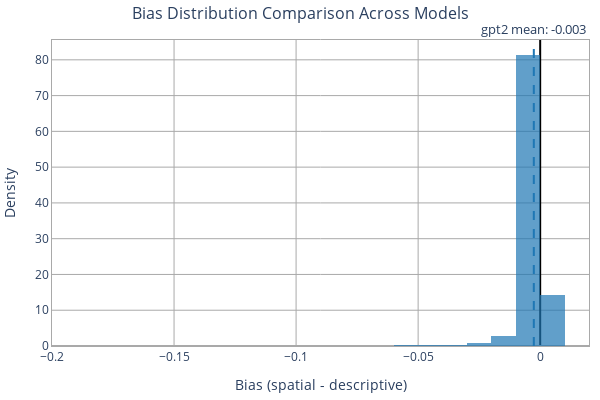

Source (notebook cell):
### Markdown cell above
## Plot 1: Bias Distribution Comparison

### Code cell
def plot_bias_distribution(model_data, bias_stats, width=600, height=400):
    """Plot bias distributions for all models."""
    fig = go.Figure()
    
    for idx, (model_name, data) in enumerate(model_data.items()):
        biases = data["bias"].values
        stats = bias_stats[model_name]
        
        # Add histogram
        fig.add_trace(go.Histogram(
            x=biases,
            name=model_name,
            marker_color=MODEL_COLORS[idx % len(MODEL_COLORS)],
            opacity=0.7,
            nbinsx=30,
            histnorm='probability density'
        ))
        
        # Add vertical line for mean
        fig.add_vline(
            x=stats["mean"], 
            line_dash="dash", 
            line_color=MODEL_COLORS[idx % len(MODEL_COLORS)],
            annotation_text=f"{model_name} mean: {stats['mean']:.3f}",
            annotation_position="top" if idx % 2 == 0 else "bottom"
        )
    
    fig.update_layout(
        width=width, height=height,
        plot_bgcolor='white',
        margin=dict(l=10, r=10, t=40, b=25),
        font=dict(size=13),
        title_text="Bias Distribution Comparison Across Models",
        title_font=dict(size=16), title_x=0.5, title_y=0.98,
        legend=dict(yanchor="top", y=0.98, xanchor="left", x=0.02,
                   bordercolor="darkgrey", borderwidth=1)
    )
    
    fig.update_xaxes(
        mirror=True, showgrid=True, gridcolor='darkgrey',
        zeroline=True, zerolinecolor='black',
        title_text="Bias (spatial - descriptive)",
        title_font=dict(size=14), tickfont=dict(size=12),
        showline=True, linewidth=1, linecolor='darkgrey'
    )
    
    fig.update_yaxes(
        mirror=True, showgrid=True, gridcolor='darkgrey',
        zeroline=True, zerolinecolor='darkgrey',
        title_text="Density",
        title_font=dict(size=14), tickfont=dict(size=12),
        showline=True, linewidth=1, linecolor='darkgrey'
    )
    
    return fig

fig = plot_bias_distribution(model_data, bias_stats)
fig.show()

# Save figure
import os
os.makedirs("../plots", exist_ok=True)
output_dir = Path("../plots")
html_path = output_dir / "model_bias_distribution.html"
fig.write_html(str(html_path))
print(f"\n✓ Saved to: {html_path.absolute()}")

### Figure 1 — Plotly figure (JSON) as saved in the notebook; plotly's stock layout.template omitted (floating-point values rounded to 4 significant figures; data arrays with more than 128 entries replaced by an {"elided": "..."} marker saying what was removed)
{"data": [{"histnorm": "probability density", "marker": {"color": "#1F77B4"}, "name": "gpt2", "nbinsx": 30, "opacity": 0.7, "type": "histogram", "x": {"elided": "1500 float values"}}], "layout": {"annotations": [{"showarrow": false, "text": "gpt2 mean: -0.003", "x": -0.002605, "xanchor": "center", "xref": "x", "y": 1, "yanchor": "bottom", "yref": "y domain"}], "font": {"size": 13}, "height": 400, "legend": {"bordercolor": "darkgrey", "borderwidth": 1, "x": 0.02, "xanchor": "left", "y": 0.98, "yanchor": "top"}, "margin": {"b": 25, "l": 10, "r": 10, "t": 40}, "plot_bgcolor": "white", "shapes": [{"line": {"color": "#1F77B4", "dash": "dash"}, "type": "line", "x0": -0.002605, "x1": -0.002605, "xref": "x", "y0": 0, "y1": 1, "yref": "y domain"}], "title": {"font": {"size": 16}, "text": "Bias Distribution Comparison Across Models", "x": 0.5, "y": 0.98}, "width": 600, "xaxis": {"gridcolor": "darkgrey", "linecolor": "darkgrey", "linewidth": 1, "mirror": true, "showgrid": true, "showline": true, "tickfont": {"size": 12}, "title": {"font": {"size": 14}, "text": "Bias (spatial - descriptive)"}, "zeroline": true, "zerolinecolor": "black"}, "yaxis": {"gridcolor": "darkgrey", "linecolor": "darkgrey", "linewidth": 1, "mirror": true, "showgrid": true, "showline": true, "tickfont": {"size": 12}, "title": {"font": {"size": 14}, "text": "Density"}, "zeroline": true, "zerolinecolor": "darkgrey"}}}
